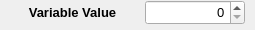
<?xml version="1.0" encoding="UTF-8"?>
<ui version="4.0">
 <class>Widget_VariableEdit</class>
 <widget class="QWidget" name="Widget_VariableEdit">
  <property name="geometry">
   <rect>
    <x>0</x>
    <y>0</y>
    <width>255</width>
    <height>30</height>
   </rect>
  </property>
  <property name="sizePolicy">
   <sizepolicy hsizetype="Fixed" vsizetype="Fixed">
    <horstretch>0</horstretch>
    <verstretch>0</verstretch>
   </sizepolicy>
  </property>
  <property name="minimumSize">
   <size>
    <width>255</width>
    <height>30</height>
   </size>
  </property>
  <property name="maximumSize">
   <size>
    <width>255</width>
    <height>30</height>
   </size>
  </property>
  <property name="windowTitle">
   <string>Form</string>
  </property>
  <layout class="QGridLayout" name="gridLayout">
   <property name="leftMargin">
    <number>0</number>
   </property>
   <property name="topMargin">
    <number>0</number>
   </property>
   <property name="rightMargin">
    <number>0</number>
   </property>
   <property name="bottomMargin">
    <number>0</number>
   </property>
   <property name="spacing">
    <number>0</number>
   </property>
   <item row="0" column="0">
    <layout class="QFormLayout" name="formLayout">
     <item row="0" column="0">
      <widget class="QLabel" name="label_VariableName">
       <property name="sizePolicy">
        <sizepolicy hsizetype="MinimumExpanding" vsizetype="Fixed">
         <horstretch>0</horstretch>
         <verstretch>0</verstretch>
        </sizepolicy>
       </property>
       <property name="minimumSize">
        <size>
         <width>145</width>
         <height>25</height>
        </size>
       </property>
       <property name="font">
        <font>
         <pointsize>10</pointsize>
         <weight>75</weight>
         <bold>true</bold>
        </font>
       </property>
       <property name="text">
        <string>Variable Value</string>
       </property>
       <property name="alignment">
        <set>Qt::AlignCenter</set>
       </property>
      </widget>
     </item>
     <item row="0" column="1">
      <widget class="QSpinBox" name="spinBox_VariableValue">
       <property name="sizePolicy">
        <sizepolicy hsizetype="Fixed" vsizetype="Fixed">
         <horstretch>0</horstretch>
         <verstretch>0</verstretch>
        </sizepolicy>
       </property>
       <property name="minimumSize">
        <size>
         <width>100</width>
         <height>25</height>
        </size>
       </property>
       <property name="font">
        <font>
         <pointsize>10</pointsize>
        </font>
       </property>
       <property name="alignment">
        <set>Qt::AlignRight|Qt::AlignTrailing|Qt::AlignVCenter</set>
       </property>
       <property name="minimum">
        <number>0</number>
       </property>
       <property name="maximum">
        <number>10000</number>
       </property>
       <property name="singleStep">
        <number>10</number>
       </property>
       <property name="value">
        <number>0</number>
       </property>
      </widget>
     </item>
    </layout>
   </item>
  </layout>
 </widget>
 <resources/>
 <connections/>
</ui>
